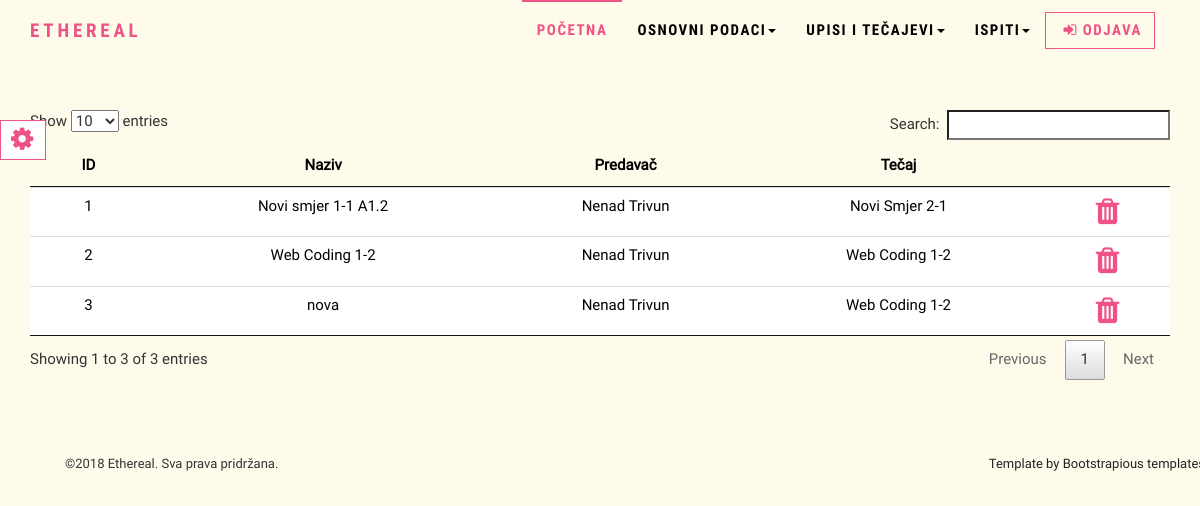
Page /php/groups.php (signed in) on the committed database.
### tables this page shows
CREATE TABLE `grupa` (
  `id` int(11) NOT NULL,
  `naziv` varchar(100) NOT NULL,
  `id_predavac_fk` int(11) NOT NULL,
  `id_tecaj_fk` int(11) NOT NULL
);

CREATE TABLE `users` (
  `id` int(11) NOT NULL,
  `ime` varchar(30) NOT NULL,
  `prezime` varchar(30) NOT NULL,
  `username` varchar(255) NOT NULL,
  `password` varchar(255) NOT NULL,
  `oib` varchar(11) NOT NULL,
  `email` varchar(255) NOT NULL,
  `telefon` varchar(50) NOT NULL,
  `adresa` varchar(50) NOT NULL,
  `datum_rodjenja` date NOT NULL,
  `id_status_fk` int(11) NOT NULL
);

CREATE TABLE `tecaj` (
  `id` int(11) NOT NULL,
  `smjer` varchar(100) NOT NULL
);

### php/includes/functions.php (called while the page is built, shortened)
<?php
function checkStatus(){
	$role = $_SESSION['role'];
	switch($role){
		case("1"):
			return 1;
			break;
	}
}
?>

### php/groups.php (the view, shortened to what this page needs)
<?php
require_once "includes/functions.php";
$con = spajanje();
$status = checkStatus();
if($status !== 1 && $status !== 2){
	header("refresh:2;url=index.php");
	die("Nemate ovlasti za pristup ovoj stranici! Prebacujem na index.php...");
}
else{
$sql = "SELECT grupa.id, grupa.naziv, users.ime, users.prezime, tecaj.smjer
FROM grupa
INNER JOIN users ON users.id = grupa.id_predavac_fk
INNER JOIN tecaj ON tecaj.id = grupa.id_tecaj_fk
WHERE users.id_status_fk = 2;";
$result = mysqli_query($con, $sql);
require_once "includes/header.php";
if (mysqli_num_rows($result)>0){
	echo '
	<table id = "table" class="table table-hover">
		<thead>
			<tr>
				<th>ID</th>
				<th>Naziv</th>
                <th>Predavač</th>
                <th>Tečaj</th>
				<th></th>
			</tr>
		</thead>
		<tbody>';
	while($group = mysqli_fetch_assoc($result)){
		echo "
			<tr class = 'clickable-row-group' id ='".$group['id']."'>
				<td>".$group['id']."</td>
				<td>".$group['naziv']."</td>
				<td>".$group['ime']." ".$group['prezime']."</td>
				<td>".$group['smjer']."</td>
				<td>
					<a class = 'NOUNDERLINE' href='groups.php?obrisi=true&id=".$group['id']."' onclick='return confirm(\"Jeste li sigurni da zelite obrisati grupu?\")'>
						<i class='fa fa-trash fa-2x' aria-hidden='true'></i>
                    </a>
				</td>
			</tr>";
	}
	echo "</tbody></table>";
}
else {
	echo "<p>U bazi nema rezultata za ovaj upit: $sql </p>";
}
}
require "includes/footer.php";
?>

### css/style.default.css (style rules this page uses)
html { height: 100%; }
body { height: 100%; }
a, button { -webkit-transition: all 0.2s ease-out; -moz-transition: all 0.2s ease-out; transition: all 0.2s ease-out; }
a i.fa, button i.fa { margin: 0 5px; }
a { text-decoration: none; }
body { font-family: "Roboto", Helvetica, Arial, sans-serif; font-size: 15px; line-height: 1.55; color: #000; background-color: #fff; }
a { color: #ef5285; text-decoration: none; }

### rows in the picture
grupa: id "1", naziv "Novi smjer 1-1 A1.2", id_predavac_fk.ime "Nenad", id_predavac_fk.prezime "Trivun", id_tecaj_fk.smjer "Novi Smjer 2-1"
grupa: id "2", naziv "Web Coding 1-2", id_predavac_fk.ime "Nenad", id_predavac_fk.prezime "Trivun", id_tecaj_fk.smjer "Web Coding 1-2"
grupa: id "3", naziv "nova", id_predavac_fk.ime "Nenad", id_predavac_fk.prezime "Trivun", id_tecaj_fk.smjer "Web Coding 1-2"
